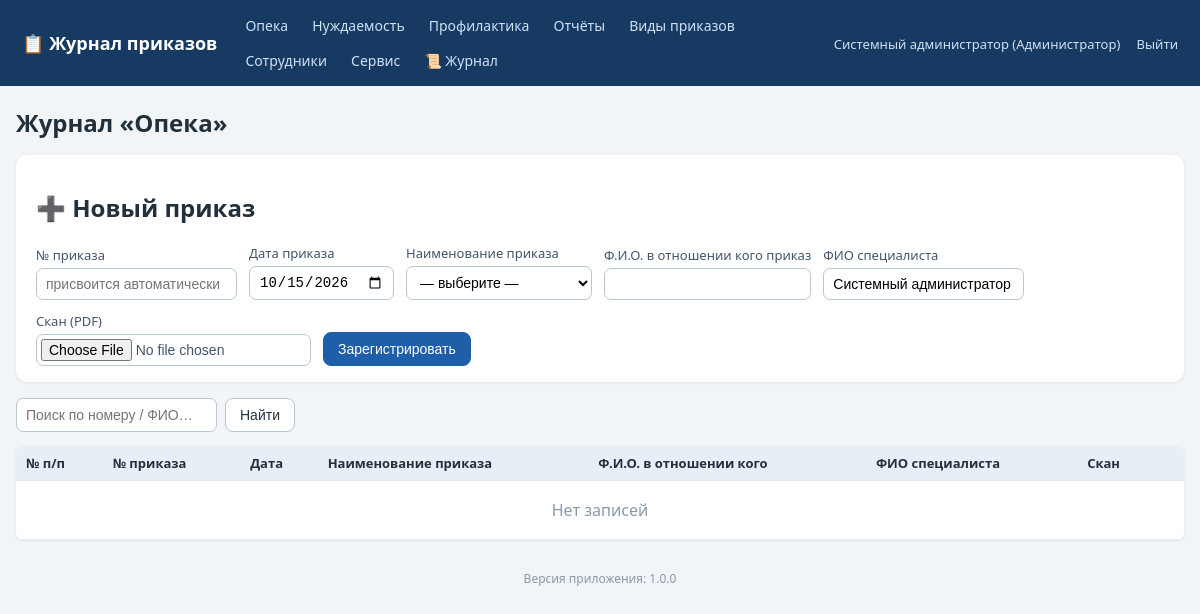
/journal/opeka (signed in), run on an earlier commit of the app's database.
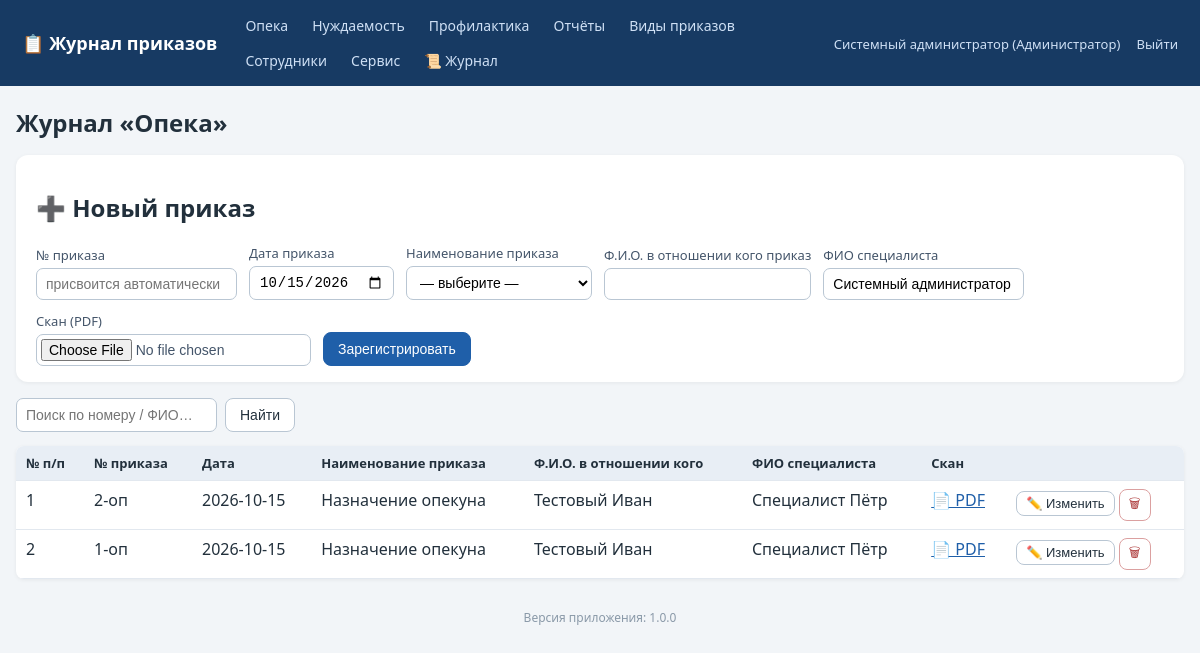
And on a later commit of the database.
### tables this page shows
CREATE TABLE orders (
    id INTEGER PRIMARY KEY AUTOINCREMENT,
    journal TEXT NOT NULL,           -- opeka / nuzhdaemost / profilaktika
    order_number TEXT NOT NULL,      -- номер приказа, напр. "12-оп"
    order_date TEXT NOT NULL,        -- ГГГГ-ММ-ДД
    order_type_id INTEGER REFERENCES order_types(id),
    person_fio TEXT NOT NULL DEFAULT '',   -- ФИО в отношении кого
    specialist_fio TEXT NOT NULL DEFAULT '', -- ФИО специалиста
    scan_path TEXT,
    created_at TEXT DEFAULT CURRENT_TIMESTAMP
);

CREATE TABLE order_types (
    id INTEGER PRIMARY KEY AUTOINCREMENT,
    kind TEXT NOT NULL,              -- вид приказа (название журнала)
    name TEXT NOT NULL,              -- наименование приказа
    UNIQUE(kind, name)
);

### app.py (the view)
@app.route('/journal/<journal>')
def journal_list(journal):
    if journal not in JOURNAL_TYPES:
        abort(404)
    user = current_user()
    if not can_access_journal(user, journal):
        abort(403)
    q = request.args.get('q', '').strip()
    conn = get_db()
    sql = ('SELECT o.*, t.name AS type_name FROM orders o '
           'LEFT JOIN order_types t ON t.id=o.order_type_id WHERE o.journal=?')
    params = [journal]
    if q:
        sql += ' AND (o.order_number LIKE ? OR o.person_fio LIKE ? OR o.specialist_fio LIKE ?)'
        like = f'%{q}%'
        params += [like, like, like]
    sql += (' ORDER BY o.order_date DESC, '
            "CAST(NULLIF(SUBSTR(o.order_number, 1, INSTR(o.order_number || '-', '-')), '') AS INTEGER) DESC")
    rows = conn.execute(sql, params).fetchall()
    types = conn.execute('SELECT * FROM order_types WHERE kind=? ORDER BY name',
                         (journal,)).fetchall()
    today = date.today().isoformat()
    conn.close()
    return render_template('journal.html', journal=journal, title=JOURNAL_TITLES[journal],
                           rows=rows, types=types, today=today, q=q)

### app.py (called while the page is built)
@app.after_request
def log_request(response):
    try:
        uid = session.get('user_id')
        status = response.status_code
        lvl = logging.WARNING if status >= 400 else logging.INFO
        log.log(lvl, f'[HTTP] {request.method} {request.path} -> {status} '
                     f'(IP: {request.remote_addr}, user_id: {uid or "-"})')
        if status == 403:
            audit('ОТКАЗ В ДОСТУПЕ (403)', f'{request.method} {request.path}')
        if (request.endpoint == 'login' and request.method == 'POST'
                and status == 200):
            log.warning(f'[БЕЗОПАСНОСТЬ] Неудачная попытка входа: логин '
                        f"'{request.form.get('login','')}' от IP "
                        f"{request.remote_addr}")
    except Exception:
        pass
    return response

def get_db():
    conn = sqlite3.connect(DB_PATH)
    conn.row_factory = sqlite3.Row
    conn.execute('PRAGMA foreign_keys = ON')
    return conn

def can_access_journal(user, journal):
    if not user:
        return False
    if user['role_name'] == 'Администратор':
        return True
    return user['role_name'] in ROLE_ACCESS[journal]

### templates/journal.html (shortened to what this page needs)
{% extends 'base.html' %}
{% block content %}
<h1>Журнал «{{ title }}»</h1>
<div class="panel">
  <h2>➕ Новый приказ</h2>
  <form method="post" action="{{ url_for('journal_create', journal=journal) }}" enctype="multipart/form-data">
    <label>№ приказа <input name="order_number" placeholder="присвоится автоматически"></label>
    <label>Дата приказа <input type="date" name="order_date" value="{{ today }}"></label>
    <label>Наименование приказа
      <select name="order_type_id" required>
        <option value="">— выберите —</option>
      </select>
    </label>
    <label>Ф.И.О. в отношении кого приказ <input name="person_fio" required></label>
    <label>ФИО специалиста <input name="specialist_fio" value="{{ cu.full_name if cu else '' }}"></label>
    <label>Скан (PDF) <input type="file" name="scan" accept=".pdf,application/pdf"></label>
    <button class="btn primary" type="submit">Зарегистрировать</button>
  </form>
</div>
<form method="get" class="searchbar no-print">
  <input name="q" value="{{ q }}" placeholder="Поиск по номеру / ФИО…">
  <button class="btn">Найти</button>
</form>
<table class="grid">
  <tr><th>№ п/п</th><th>№ приказа</th><th>Дата</th><th>Наименование приказа</th>
      <th>Ф.И.О. в отношении кого</th><th>ФИО специалиста</th><th>Скан</th><th class="no-print"></th></tr>
  {% for r in rows %}
  <tr>
    <td>{{ loop.index }}</td>
    <td>{{ r.order_number }}</td>
    <td>{{ r.order_date }}</td>
    <td>{{ r.type_name or '—' }}</td>
    <td>{{ r.person_fio }}</td>
    <td>{{ r.specialist_fio }}</td>
    <td>{% if r.scan_path %}<a href="{{ url_for('order_scan', oid=r.id) }}" target="_blank">📄 PDF</a>{% else %}—{% endif %}</td>
    <td class="actions no-print">
      <button class="btn sm" data-id="{{ r.id }}" data-number="{{ r.order_number }}" data-date="{{ r.order_date }}"
              data-typeid="{{ r.order_type_id or '' }}" data-person="{{ r.person_fio }}" data-spec="{{ r.specialist_fio }}"
              onclick="openEdit(this)">✏️ Изменить</button>
      <form method="post" action="{{ url_for('order_delete', oid=r.id) }}" style="display:inline"
            onsubmit="return confirm('Удалить приказ?')"><button class="btn sm danger">🗑</button></form>
    </td>
  </tr>
  {% endfor %}
  {% if not rows %}<tr><td colspan="8" class="empty">Нет записей</td></tr>{% endif %}
</table>
{% endblock %}

### templates/base.html (shortened to what this page needs)
<!DOCTYPE html>
<html lang="ru">
<head>
<link rel="stylesheet" href="{{ url_for('static', filename='style.css') }}">
</head>
<body>
<header class="topbar no-print">
  <div class="brand"><a href="{{ url_for('index') }}">📋 Журнал приказов</a></div>
  <nav>
    {% for j, t in accessible_journals %}
      <a href="{{ url_for('journal_list', journal=j) }}">{{ t }}</a>
    {% endfor %}
    {% if cu and (cu.role_name in ['Администратор','Куратор']) %}
      <a href="{{ url_for('reports') }}">Отчёты</a>
    {% endif %}
    <a href="{{ url_for('order_types') }}">Виды приказов</a>
    {% if cu and cu.role_name == 'Администратор' %}
      <a href="{{ url_for('employees') }}">Сотрудники</a>
      <a href="{{ url_for('service') }}">Сервис</a>
      <a href="{{ url_for('logs_view') }}" title="Журнал логирования">📜 Журнал</a>
    {% endif %}
  </nav>
  <div class="userbox">
    {% if cu %}
      <a href="{{ url_for('profile') }}" title="Сменить пароль">{{ cu.full_name }} ({{ cu.role_name }})</a>
      <a href="{{ url_for('logout') }}">Выйти</a>
    {% endif %}
  </div>
</header>
<main class="container">
  {% block content %}{% endblock %}
</main>
<footer class="foot no-print">Версия приложения: {{ app_version }}</footer>
</body>
</html>

What changed in the data, as far as the page shows it:
added orders: order_number "2-оп", order_date "2026-10-15", name "Назначение опекуна", person_fio "Тестовый Иван", specialist_fio "Специалист Пётр"
added orders: order_number "1-оп", order_date "2026-10-15", name "Назначение опекуна", person_fio "Тестовый Иван", specialist_fio "Специалист Пётр"
Also different on the page:
text no longer shown: "Нет записей"
